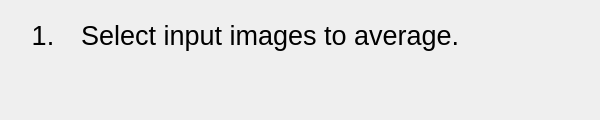
<?xml version="1.0" encoding="UTF-8"?>
<ui version="4.0">
 <class>ProcessStepWidget</class>
 <widget class="QWidget" name="ProcessStepWidget">
  <property name="geometry">
   <rect>
    <x>0</x>
    <y>0</y>
    <width>600</width>
    <height>120</height>
   </rect>
  </property>
  <property name="windowTitle">
   <string>Form</string>
  </property>
  <property name="styleSheet">
   <string notr="true">border-color: rgb(255, 0, 0);
gridline-color: rgb(85, 170, 255);</string>
  </property>
  <layout class="QGridLayout" name="gridLayout" rowstretch="1,1" columnstretch="1,8">
   <item row="0" column="1">
    <widget class="QLabel" name="explainLabel">
     <property name="font">
      <font>
       <pointsize>20</pointsize>
      </font>
     </property>
     <property name="text">
      <string>Select input images to average.</string>
     </property>
    </widget>
   </item>
   <item row="1" column="0">
    <spacer name="verticalSpacer">
     <property name="orientation">
      <enum>Qt::Vertical</enum>
     </property>
     <property name="sizeHint" stdset="0">
      <size>
       <width>20</width>
       <height>42</height>
      </size>
     </property>
    </spacer>
   </item>
   <item row="0" column="0">
    <widget class="QLabel" name="indexLabel">
     <property name="font">
      <font>
       <pointsize>20</pointsize>
      </font>
     </property>
     <property name="text">
      <string>1.</string>
     </property>
     <property name="alignment">
      <set>Qt::AlignCenter</set>
     </property>
    </widget>
   </item>
  </layout>
 </widget>
 <resources/>
 <connections/>
</ui>
